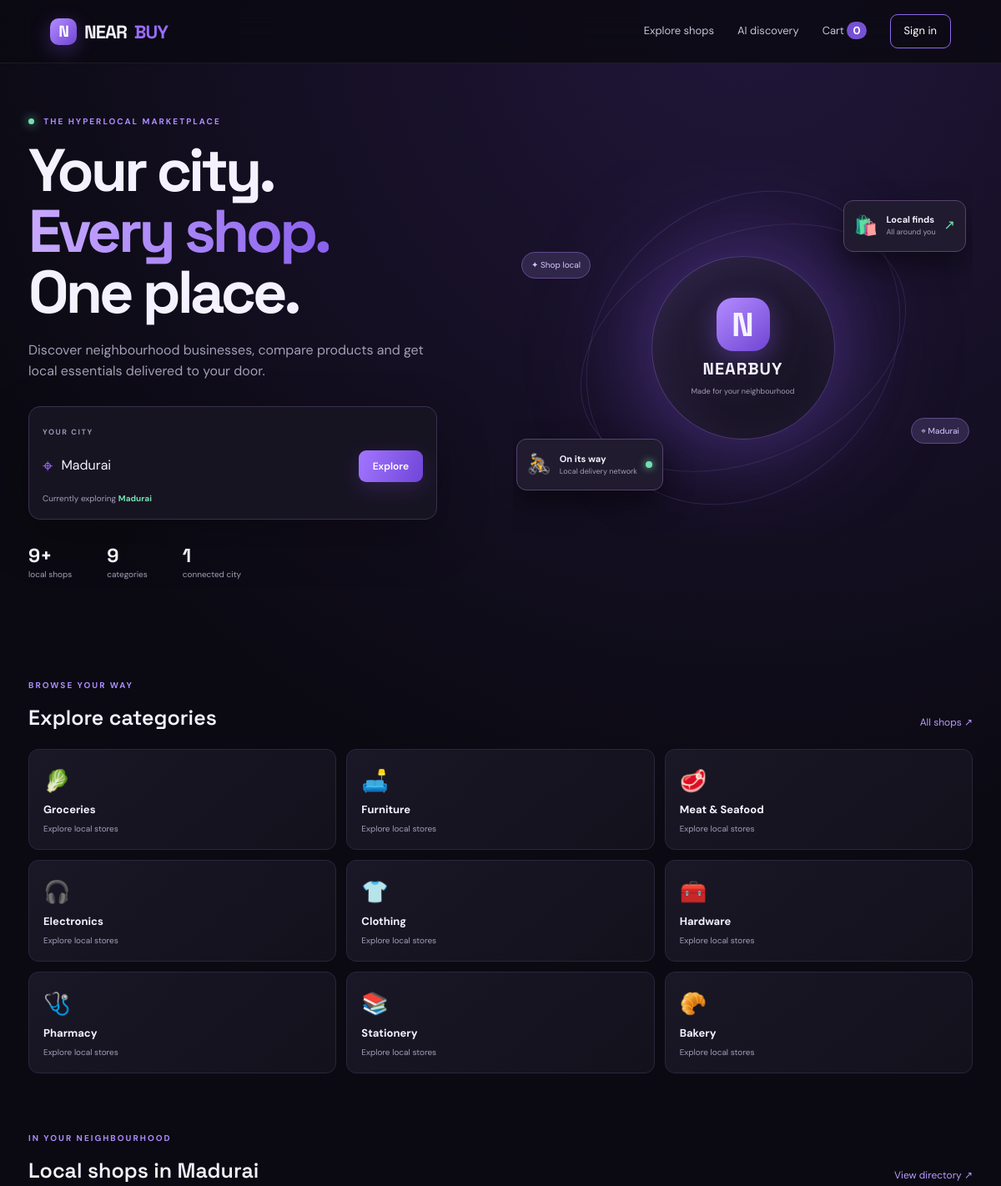
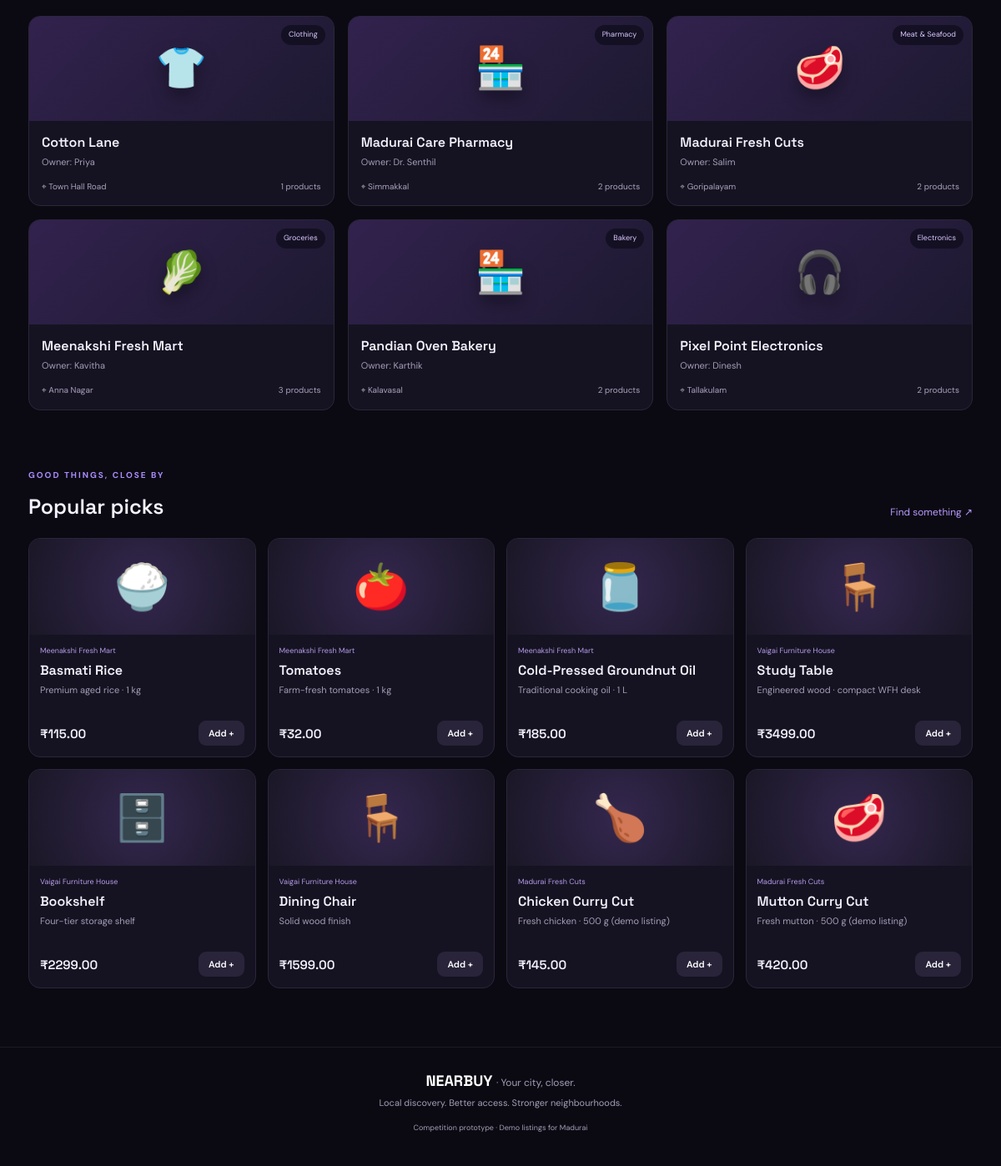
The page / on the database its author committed (2 pictures, top to bottom).
### models.py (models this page shows)
class Shop(db.Model):
    id = db.Column(db.Integer, primary_key=True)
    name = db.Column(db.String(140), nullable=False)
    owner_name = db.Column(db.String(100), nullable=False)
    category = db.Column(db.String(60), nullable=False)
    description = db.Column(db.Text, default="")
    city = db.Column(db.String(80), nullable=False, index=True)
    area = db.Column(db.String(100), default="")
    address = db.Column(db.String(255), default="")
    phone = db.Column(db.String(30), default="")
    approved = db.Column(db.Boolean, default=True)
    created_at = db.Column(db.DateTime, default=datetime.utcnow)
    products = db.relationship("Product", backref="shop", cascade="all, delete-orphan")

class Product(db.Model):
    id = db.Column(db.Integer, primary_key=True)
    shop_id = db.Column(db.Integer, db.ForeignKey("shop.id"), nullable=False)
    name = db.Column(db.String(140), nullable=False)
    description = db.Column(db.Text, default="")
    price = db.Column(db.Numeric(10, 2), nullable=False)
    stock = db.Column(db.Integer, default=0)
    unit = db.Column(db.String(30), default="piece")
    image_emoji = db.Column(db.String(12), default="📦")
    active = db.Column(db.Boolean, default=True)

### app.py (the view)
@app.route("/")
def index():
    city = request.args.get("city", "Madurai").strip() or "Madurai"
    category = request.args.get("category", "").strip()
    q = request.args.get("q", "").strip()
    shops_query = Shop.query.filter_by(city=city, approved=True)
    if category:
        shops_query = shops_query.filter_by(category=category)
    if q:
        shops_query = shops_query.filter(or_(Shop.name.ilike(f"%{q}%"),
            Shop.category.ilike(f"%{q}%"), Shop.area.ilike(f"%{q}%"),
            Shop.description.ilike(f"%{q}%")))
    shops = shops_query.order_by(Shop.name).all()
    products_query = Product.query.join(Shop).filter(
        Shop.city == city, Shop.approved.is_(True), Product.active.is_(True))
    if q:
        products_query = products_query.filter(or_(Product.name.ilike(f"%{q}%"),
            Product.description.ilike(f"%{q}%")))
    products = products_query.limit(8).all()
    return render_template("index.html", city=city, shops=shops, products=products,
                           selected_category=category, q=q)

### app.py (called while the page is built)
@app.context_processor
def inject_globals():
    cart = session.get("cart", {})
    return {"cart_count": sum(int(v) for v in cart.values()), "categories": [
        "Groceries", "Furniture", "Meat & Seafood", "Electronics",
        "Clothing", "Hardware", "Pharmacy", "Stationery", "Bakery"
    ]}

### templates/index.html
{% extends "base.html" %}{% block title %}Discover local shops{% endblock %}{% block content %}
<section class="hero">
  <div class="hero-copy"><div class="eyebrow"><span class="pulse"></span> THE HYPERLOCAL MARKETPLACE</div>
    <h1>Your city.<br><span>Every shop.</span><br>One place.</h1>
    <p>Discover neighbourhood businesses, compare products and get local essentials delivered to your door.</p>
    <form class="search-panel" action="{{ url_for('index') }}" method="get">
      <label>YOUR CITY</label><div class="search-row"><span>⌖</span><input name="city" value="{{ city }}" placeholder="Enter your city"><button class="btn primary">Explore</button></div>
      <div class="search-hint">Currently exploring <strong>{{ city }}</strong></div>
    </form>
    <div class="hero-stats"><div><strong>{{ shops|length }}+</strong><span>local shops</span></div><div><strong>9</strong><span>categories</span></div><div><strong>1</strong><span>connected city</span></div></div>
  </div>
  <div class="hero-art"><div class="orbit orbit-one"></div><div class="orbit orbit-two"></div><div class="glow"></div>
    <div class="floating-card card-top"><span>🛍️</span><div><b>Local finds</b><small>All around you</small></div><i>↗</i></div>
    <div class="market-core"><div class="core-icon">N</div><b>NEARBUY</b><small>Made for your neighbourhood</small></div>
    <div class="floating-card card-bottom"><span>🚴</span><div><b>On its way</b><small>Local delivery network</small></div><i class="green-dot"></i></div>
    <div class="mini-tag tag-left">✦ Shop local</div><div class="mini-tag tag-right">⌖ {{ city }}</div>
  </div>
</section>
<section class="section">
  <div class="section-head"><div><div class="eyebrow">BROWSE YOUR WAY</div><h2>Explore categories</h2></div><a href="{{ url_for('shops', city=city) }}">All shops ↗</a></div>
  <div class="category-grid">
    {% for c, icon in [('Groceries','🥬'),('Furniture','🛋️'),('Meat & Seafood','🥩'),('Electronics','🎧'),('Clothing','👕'),('Hardware','🧰'),('Pharmacy','🩺'),('Stationery','📚'),('Bakery','🥐')] %}
    <a class="category-card" href="{{ url_for('shops', city=city, category=c) }}"><span>{{ icon }}</span><b>{{ c }}</b><small>Explore local stores</small></a>
    {% endfor %}
  </div>
</section>
<section class="section">
  <div class="section-head"><div><div class="eyebrow">IN YOUR NEIGHBOURHOOD</div><h2>Local shops in {{ city }}</h2></div><a href="{{ url_for('shops', city=city) }}">View directory ↗</a></div>
  <div class="shop-grid">
    {% for shop in shops[:6] %}<a class="shop-card" href="{{ url_for('shop_detail', shop_id=shop.id) }}">
      <div class="shop-banner {{ loop.index0 % 5 }}"><span>{{ {'Groceries':'🥬','Furniture':'🛋️','Meat & Seafood':'🥩','Electronics':'🎧','Hardware':'🧰','Clothing':'👕'}.get(shop.category,'🏪') }}</span><em>{{ shop.category }}</em></div>
      <div class="shop-info"><h3>{{ shop.name }}</h3><p>Owner: {{ shop.owner_name }}</p><div class="shop-meta"><span>⌖ {{ shop.area }}</span><span>{{ shop.products|length }} products</span></div></div>
    </a>{% else %}<div class="empty">No shops found in {{ city }} yet. Try Madurai to explore demo listings.</div>{% endfor %}
  </div>
</section>
<section class="section product-section">
  <div class="section-head"><div><div class="eyebrow">GOOD THINGS, CLOSE BY</div><h2>Popular picks</h2></div><a href="{{ url_for('ai_search', city=city) }}">Find something ↗</a></div>
  <div class="product-grid">{% for p in products %}<div class="product-card"><div class="product-emoji">{{ p.image_emoji }}</div><div class="product-body"><small>{{ p.shop.name }}</small><h3>{{ p.name }}</h3><p>{{ p.description }}</p><div class="product-bottom"><strong>₹{{ '%.2f'|format(p.price) }}</strong><form method="post" action="{{ url_for('cart_add', product_id=p.id) }}"><button class="btn small">Add +</button></form></div></div></div>{% endfor %}</div>
</section>
{% endblock %}

### templates/base.html (shortened to what this page needs)
<!doctype html>
<html lang="en">
<head>
  <link rel="stylesheet" href="{{ url_for('static', filename='style.css') }}">
</head>
<body>
<header class="topbar">
  <a class="brand" href="{{ url_for('index') }}"><span class="brand-mark">N</span> NEAR<span>BUY</span></a>
  <nav>
    <a href="{{ url_for('shops') }}">Explore shops</a>
    <a href="{{ url_for('ai_search') }}">AI discovery</a>
    <a class="cart-link" href="{{ url_for('cart') }}">Cart <b>{{ cart_count }}</b></a>
    {% if current_user.is_authenticated %}<a class="nav-cta" href="{{ url_for('logout') }}">Sign out</a>
    {% else %}<a class="nav-cta" href="{{ url_for('login') }}">Sign in</a>{% endif %}
  </nav>
</header>
<main class="page">
  {% block content %}{% endblock %}
</main>
<footer><div class="footer-brand">NEARBUY <span>· Your city, closer.</span></div><p>Local discovery. Better access. Stronger neighbourhoods.</p><small>Competition prototype · Demo listings for Madurai</small></footer>
</body></html>

### rows shown on the page
Shop: icon "🛋️", category "Furniture"
Shop: icon "🧰", category "Hardware"
Shop: icon "📚", category "Stationery"
Shop: category "👕", category "Clothing", name "Cotton Lane", owner_name "Priya", area "Town Hall Road", products|length "1"
Shop: category "🏪", category "Pharmacy", name "Madurai Care Pharmacy", owner_name "Dr. Senthil", area "Simmakkal", products|length "2"
Shop: category "🥩", category "Meat & Seafood", name "Madurai Fresh Cuts", owner_name "Salim", area "Goripalayam", products|length "2"
Shop: category "🥬", category "Groceries", name "Meenakshi Fresh Mart", owner_name "Kavitha", area "Anna Nagar", products|length "3"
Shop: category "🏪", category "Bakery", name "Pandian Oven Bakery", owner_name "Karthik", area "Kalavasal", products|length "2"
Shop: category "🎧", category "Electronics", name "Pixel Point Electronics", owner_name "Dinesh", area "Tallakulam", products|length "2"
Product: image_emoji "🍚", shop.name "Meenakshi Fresh Mart", name "Basmati Rice", description "Premium aged rice · 1 kg", price "115.00"
Product: image_emoji "🍅", shop.name "Meenakshi Fresh Mart", name "Tomatoes", description "Farm-fresh tomatoes · 1 kg", price "32.00"
Product: image_emoji "🫙", shop.name "Meenakshi Fresh Mart", name "Cold-Pressed Groundnut Oil", description "Traditional cooking oil · 1 L", price "185.00"
Product: image_emoji "🪑", shop.name "Vaigai Furniture House", name "Study Table", description "Engineered wood · compact WFH desk", price "3499.00"
Product: image_emoji "🗄️", shop.name "Vaigai Furniture House", name "Bookshelf", description "Four-tier storage shelf", price "2299.00"
Product: image_emoji "🪑", shop.name "Vaigai Furniture House", name "Dining Chair", description "Solid wood finish", price "1599.00"
Product: image_emoji "🍗", shop.name "Madurai Fresh Cuts", name "Chicken Curry Cut", description "Fresh chicken · 500 g (demo listing)", price "145.00"
Product: image_emoji "🥩", shop.name "Madurai Fresh Cuts", name "Mutton Curry Cut", description "Fresh mutton · 500 g (demo listing)", price "420.00"

### other values the page prints
{{ cart_count }} "0"
{{ city }} "Madurai"
{{ shops|length }} "9"
{{ icon }} "🥬" "🥩" "🎧" "👕" "🩺" "🥐"
{{ c }} "Groceries" "Meat & Seafood" "Electronics" "Clothing" "Pharmacy" "Bakery"
